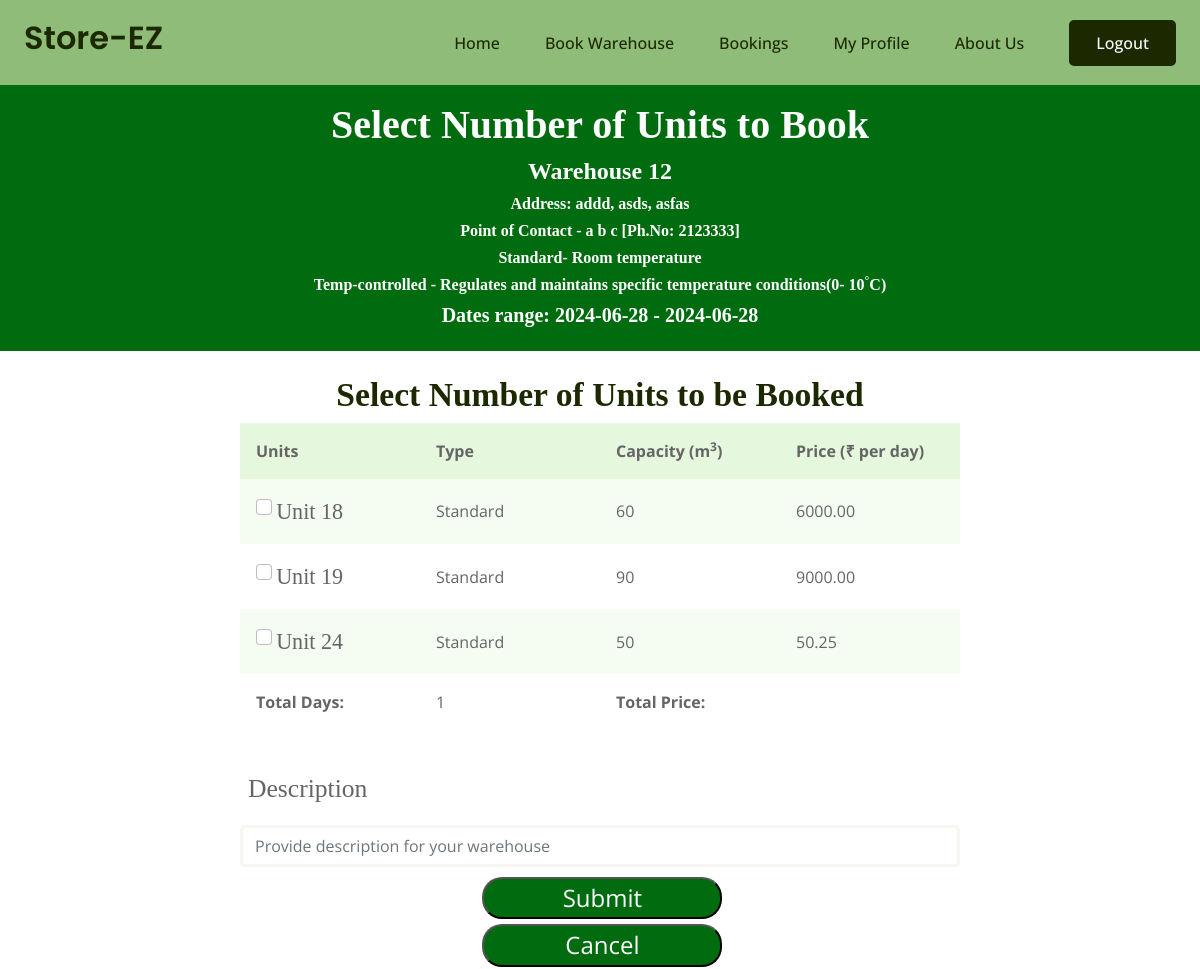
The page /farmer/book/12/2024-06-28/2024-06-28 (signed in) on the database its author committed.
### mainapp/models.py (models this page shows, shortened)
class Warehouse(models.Model):
    name = models.CharField(max_length=100)
    address = models.TextField()
    city = models.CharField(max_length=100)
    state = models.CharField(max_length=100)
    poc_name = models.CharField(max_length=100, null=True)
    poc_phone_no = models.DecimalField(max_digits=10, decimal_places=0)
    owner = models.ForeignKey(Warehouse_owner, on_delete=models.CASCADE)
    image = models.ImageField(default="images/default_warehouse_image.jpg",upload_to="images/warehouse/",blank=True,null=True)
    latitude = models.FloatField(default=23.1862737352)
    longitude = models.FloatField(default = 72.6283225558)

class Unit(models.Model):
    id = models.BigAutoField(primary_key=True)
    type = models.CharField(max_length=100) # Check box field
    capacity = models.IntegerField()
    price = models.DecimalField(max_digits=10, decimal_places=2)
    warehouse = models.ForeignKey(Warehouse, on_delete=models.CASCADE)

### farmer/views.py (the view, shortened to what this page needs)
# urls.py: path("farmer/book/<int:id>/<str:start>/<str:end>",views.book,name='book'),
@login_required(login_url='login')
def book(request,id, start, end):
    warehouse = Warehouse.objects.get(id=id)
    all_units = warehouse.unit_set.all()
    end_date = datetime.strptime(end, '%Y-%m-%d').date()
    start_date = datetime.strptime(start, '%Y-%m-%d').date()
    booked_units = Booking.objects.filter(start_date__lte=end_date,end_date__gte=start_date). \
            values_list('unit', flat=True).exclude(unit=None).distinct()
    unbooked_units = all_units.exclude(id__in=booked_units.values_list('unit'))
    total_days = (end_date - start_date).days + 1
    assert(total_days>0)
    context = {'startdate':start, 'enddate':end, 'units':unbooked_units, 'total_days':total_days,'id':warehouse.id, 'warehouse':warehouse}
    return render(request,'farmer/book.html',context)

### farmer/templates/farmer/book.html (shortened to what this page needs)
{% extends 'farmerbase.html' %}
{% load static %}
{% block css %}
<link rel="stylesheet" href="{% static 'farmer/css/tableunit.css' %}">
<link rel="stylesheet" href="{% static 'farmer/css/book1.css' %}" />
{% endblock %}
{%block content%}
<div class="outer-box container-fluid " >
  <div class="" style="background-color: #016C0F;">
      <div class="py-3 d-flex flex-column justify-content-end align-items-center mb-4 rempad">
          <div class="font-large">
            <h3 class="ff" style="font-size: 100%; text-decoration-line:none; -webkit-text-fill-color: white;">
              Select Number of Units to Book</h3>
            <h4 class="ff" style="color:white">Warehouse {{id}}</h4>
            <h6 class="ff" style="color:white">Address: {{warehouse.address}}, {{warehouse.city}}, {{warehouse.state}} </h6>
            <h6 class="ff" style="color:white">Point of Contact - {{warehouse.poc_name}} [Ph.No: {{warehouse.poc_phone_no}}]</h6>
            <h6 class="ff" style="color:white">Standard- Room temperature</h6>
            <h6 class="ff" style="color:white">Temp-controlled - Regulates and maintains specific temperature conditions(0- 10<sup>°</sup>C)</h6>
            <h5 class="ff" style="color:white">Dates range: {{startdate}} - {{enddate}}</h5>
          </div>
        </div>
    </div>
      <form action="" method="post">
        <div class="table-layout">
          <h1 class="text-center ff" style="font-size: 210%">Select Number of Units to be Booked</h1>
        </div>
        <div class="table-container">
          <table>
            <tr>
              <th>Units</th>
              <th>Type</th>
              <th>Capacity (m<sup>3</sup>)</th>
              <th>Price (₹ per day)</th>
            </tr>
            {% for unit in units %}
            <tr>
              <td data-cell="{{unit.id}}">
                <input class="form-check-input" name="checkbox" type="checkbox" value="{{unit.id}}">
                <label class="form-check-label ff" for="defaultCheck1" style="font-size: 138%;">
                  Unit {{unit.id}}
                </label></td>
              <td data-cell="Unit Type" style="width:15%;">{% if unit.type == "Hot" %}Standard{% else %}Temp-controlled {% endif %}</td>
              <td data-cell="Unit Capacity">{{unit.capacity}}</td>
              <td data-cell="Unit Price">{{unit.price}}</td>
            </tr>
            {% endfor %}
            <tr>
              <td ><b>Total Days:</b></td>
              <td > {{total_days}}</td>
              <td ><b>Total Price:</b> </td>
              <td id="totalPriceDisplay"></td>
            </tr>
          </table>
        </div>
      <div id="totalPriceDisplay" class="p-2" style="font-size:20px">
      </div>
        <div class="form-group pb-2 redw">
          <label class="py-3 ff m-2 pb-2" for="formGroupExampleInput" style="font-size: 160%;">Description</label>
          <input type="text" class="form-control"  name="description" id="formGroupExampleInput"
            placeholder="Provide description for your warehouse" maxlength=200>
        </div>
        <div class="submit-btn">
          <input type="submit" class="" >
        </div>
      </form>
      <div class="cancel-btn" style="width: 20%;">
        <form action="{% url 'search'%}" method="get">
          <button  onclick="location.href='{% url 'search' %}'" type='submit'> Cancel </button>
        </form>
      </div>
</div>
{% endblock %}

### static/css/base.css (style rules this page uses)
* { margin:0; padding:0; box-sizing:border-box; }
h3 { font-family:Quicksand; }

### farmer/static/farmer/css/tableunit.css (style rules this page uses)
.table-container { margin: auto; max-width:60%; }
table { width:100%; border-collapse:collapse; }
caption,th,td { padding:1rem; }
th { cursor:pointer; }
caption,th { text-align:left; }
th { background: hsl(99.9 62.8% 83.1% / 0.5); }
tr:nth-of-type(2n) { background:hsl(99.9 62.8% 83.1% / 0.2); }

### farmer/static/farmer/css/book1.css (style rules this page uses)
.outer-box { padding-left: 0%; padding-right: 0%; }
.font-large { color: white; font-size: 2.5em; text-align: center; }
.rempad { border-radius: 50%; }
table { table-layout: fixed ; width: 100% ; }
td { width: 33% ; }
.ff { font-family: "Times New Roman", Times, serif; }
.redw { margin: auto; width: 60%; }
.submit-btn { margin: auto; max-width: 20%; }
.submit-btn input { padding: 0.5%; background-color: #016C0F; width: 100%; margin: 1%; color: #fff; font-size: 1.5rem; border-radius: 20px; }
.cancel-btn { margin: auto; width: 20%; }
.cancel-btn button { margin: auto; padding: 0.5%; background-color: #016C0F; width: 100%; margin: 1%; color: #fff; font-size: 1.5rem; border-radius: 20px; }

### rows shown on the page
Warehouse: address "addd", city "asds", state "asfas", poc_name "a b c", poc_phone_no "2123333"
Unit: id "18", type "Standard", capacity "60", price "6000.00"
Unit: id "19", type "Standard", capacity "90", price "9000.00"
Unit: id "24", type "Standard", capacity "50", price "50.25"

### other values the page prints
{{ id }} "12"
{{ startdate }} "2024-06-28"
{{ enddate }} "2024-06-28"
{{ total_days }} "1"
